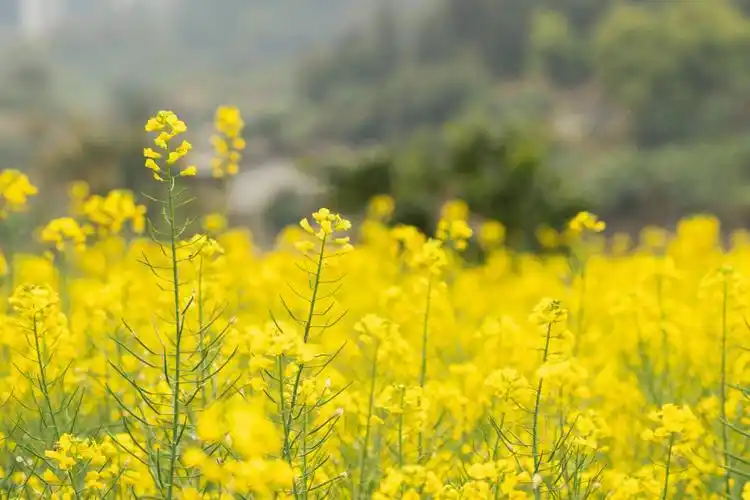
#> input picture Part20/scenery.png, 750 x 500 px
$ python blog020b.py
#> lines starting #> are read from the running program, lines starting #| are printed output that depends on the picture
import cv2
import numpy as np
import matplotlib.pyplot as plt

img = cv2.imread('scenery.png')
#> img is the input picture: shape (500, 750, 3); mean B, G, R 58.1, 164.2, 171.9
img_rgb = cv2.cvtColor(img,cv2.COLOR_BGR2RGB)
hsv = cv2.cvtColor(img,cv2.COLOR_BGR2HSV)
#> hsv: shape (500, 750, 3); mean H, S, V 32.9, 152, 174.7

hist = cv2.calcHist(hsv,[0,1],None,[180,256],[0,180,0,256])
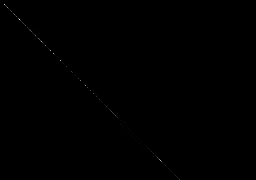
#> hist: shape (180, 256) float32; min 0, max 77, mean 0; drawn with min black and max white

plt.figure(figsize=(8,6))
plt.subplot(121),plt.imshow(img_rgb,'gray'),plt.title('(a)'),plt.axis('off')

# 绘制H-S直方图
plt.subplot(122),plt.imshow(hist,interpolation='nearest'),plt.title('(b)'),plt.xlabel('x')
plt.ylabel('y'),plt.show()
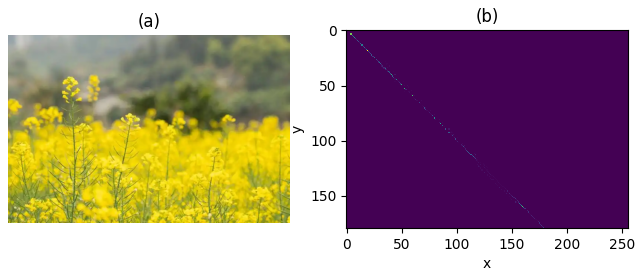
#> figure drawn by matplotlib, 2 panels
